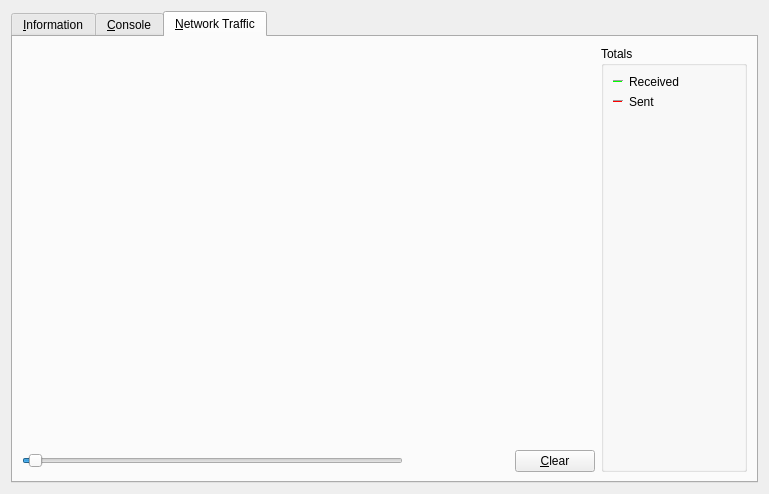
<?xml version="1.0" encoding="UTF-8"?>
<ui version="4.0">
 <class>RPCConsole</class>
 <widget class="QDialog" name="RPCConsole">
  <property name="geometry">
   <rect>
    <x>0</x>
    <y>0</y>
    <width>769</width>
    <height>494</height>
   </rect>
  </property>
  <property name="windowTitle">
   <string>Tools window</string>
  </property>
  <layout class="QVBoxLayout" name="verticalLayout_2">
   <item>
    <widget class="QTabWidget" name="tabWidget">
     <property name="currentIndex">
      <number>2</number>
     </property>
     <widget class="QWidget" name="tab_info">
      <attribute name="title">
       <string>&amp;Information</string>
      </attribute>
      <layout class="QGridLayout" name="gridLayout" columnstretch="0,0">
       <property name="horizontalSpacing">
        <number>12</number>
       </property>
       <item row="4" column="0">
        <widget class="QLabel" name="berkeleyDBVersionLabel">
         <property name="text">
          <string>Using BerkeleyDB version</string>
         </property>
         <property name="indent">
          <number>10</number>
         </property>
        </widget>
       </item>
       <item row="7" column="0">
        <widget class="QLabel" name="networkHeader">
         <property name="font">
          <font>
           <weight>75</weight>
           <bold>true</bold>
          </font>
         </property>
         <property name="text">
          <string>Network</string>
         </property>
        </widget>
       </item>
       <item row="13" column="1">
        <widget class="QLabel" name="numberOfBlocks">
         <property name="cursor">
          <cursorShape>IBeamCursor</cursorShape>
         </property>
         <property name="text">
          <string>N/A</string>
         </property>
         <property name="textFormat">
          <enum>Qt::PlainText</enum>
         </property>
         <property name="textInteractionFlags">
          <set>Qt::LinksAccessibleByMouse|Qt::TextSelectableByKeyboard|Qt::TextSelectableByMouse</set>
         </property>
        </widget>
       </item>
       <item row="8" column="0">
        <widget class="QLabel" name="networkNameLabel">
         <property name="text">
          <string>Name</string>
         </property>
        </widget>
       </item>
       <item row="6" column="0">
        <widget class="QLabel" name="startupTimeLabel">
         <property name="text">
          <string>Startup time</string>
         </property>
        </widget>
       </item>
       <item row="9" column="0">
        <widget class="QLabel" name="numberOfConnectionsLabel">
         <property name="text">
          <string>Number of connections</string>
         </property>
        </widget>
       </item>
       <item row="4" column="1">
        <widget class="QLabel" name="berkeleyDBVersion">
         <property name="cursor">
          <cursorShape>IBeamCursor</cursorShape>
         </property>
         <property name="text">
          <string>N/A</string>
         </property>
         <property name="textFormat">
          <enum>Qt::PlainText</enum>
         </property>
         <property name="textInteractionFlags">
          <set>Qt::LinksAccessibleByMouse|Qt::TextSelectableByKeyboard|Qt::TextSelectableByMouse</set>
         </property>
        </widget>
       </item>
       <item row="2" column="1">
        <widget class="QLabel" name="clientVersion">
         <property name="cursor">
          <cursorShape>IBeamCursor</cursorShape>
         </property>
         <property name="text">
          <string>N/A</string>
         </property>
         <property name="textFormat">
          <enum>Qt::PlainText</enum>
         </property>
         <property name="textInteractionFlags">
          <set>Qt::LinksAccessibleByMouse|Qt::TextSelectableByKeyboard|Qt::TextSelectableByMouse</set>
         </property>
        </widget>
       </item>
       <item row="17" column="0">
        <spacer name="verticalSpacer_2">
         <property name="orientation">
          <enum>Qt::Vertical</enum>
         </property>
         <property name="sizeHint" stdset="0">
          <size>
           <width>20</width>
           <height>20</height>
          </size>
         </property>
        </spacer>
       </item>
       <item row="3" column="1">
        <widget class="QLabel" name="openSSLVersion">
         <property name="cursor">
          <cursorShape>IBeamCursor</cursorShape>
         </property>
         <property name="text">
          <string>N/A</string>
         </property>
         <property name="textFormat">
          <enum>Qt::PlainText</enum>
         </property>
         <property name="textInteractionFlags">
          <set>Qt::LinksAccessibleByMouse|Qt::TextSelectableByKeyboard|Qt::TextSelectableByMouse</set>
         </property>
        </widget>
       </item>
       <item row="0" column="0">
        <widget class="QLabel" name="generalHeader">
         <property name="font">
          <font>
           <weight>75</weight>
           <bold>true</bold>
          </font>
         </property>
         <property name="text">
          <string>General</string>
         </property>
        </widget>
       </item>
       <item row="12" column="0">
        <widget class="QLabel" name="blockchainHeader">
         <property name="font">
          <font>
           <weight>75</weight>
           <bold>true</bold>
          </font>
         </property>
         <property name="text">
          <string>Block chain</string>
         </property>
        </widget>
       </item>
       <item row="5" column="0">
        <widget class="QLabel" name="buildDateLabel">
         <property name="text">
          <string>Build date</string>
         </property>
        </widget>
       </item>
       <item row="3" column="0">
        <widget class="QLabel" name="openSSLVersionLabel">
         <property name="text">
          <string>Using OpenSSL version</string>
         </property>
         <property name="indent">
          <number>10</number>
         </property>
        </widget>
       </item>
       <item row="5" column="1">
        <widget class="QLabel" name="buildDate">
         <property name="cursor">
          <cursorShape>IBeamCursor</cursorShape>
         </property>
         <property name="text">
          <string>N/A</string>
         </property>
         <property name="textFormat">
          <enum>Qt::PlainText</enum>
         </property>
         <property name="textInteractionFlags">
          <set>Qt::LinksAccessibleByMouse|Qt::TextSelectableByKeyboard|Qt::TextSelectableByMouse</set>
         </property>
        </widget>
       </item>
       <item row="6" column="1">
        <widget class="QLabel" name="startupTime">
         <property name="cursor">
          <cursorShape>IBeamCursor</cursorShape>
         </property>
         <property name="text">
          <string>N/A</string>
         </property>
         <property name="textFormat">
          <enum>Qt::PlainText</enum>
         </property>
         <property name="textInteractionFlags">
          <set>Qt::LinksAccessibleByMouse|Qt::TextSelectableByKeyboard|Qt::TextSelectableByMouse</set>
         </property>
        </widget>
       </item>
       <item row="2" column="0">
        <widget class="QLabel" name="clientVersionLabel">
         <property name="text">
          <string>Client version</string>
         </property>
        </widget>
       </item>
       <item row="10" column="0">
        <widget class="QLabel" name="masternodeCountLabel">
         <property name="text">
          <string>Number of Masternodes</string>
         </property>
        </widget>
       </item>
       <item row="10" column="1">
        <widget class="QLabel" name="masternodeCount">
         <property name="cursor">
          <cursorShape>IBeamCursor</cursorShape>
         </property>
         <property name="text">
          <string>N/A</string>
         </property>
        </widget>
       </item>
       <item row="1" column="1">
        <widget class="QLabel" name="clientName">
         <property name="cursor">
          <cursorShape>IBeamCursor</cursorShape>
         </property>
         <property name="text">
          <string>N/A</string>
         </property>
         <property name="textFormat">
          <enum>Qt::PlainText</enum>
         </property>
         <property name="textInteractionFlags">
          <set>Qt::LinksAccessibleByMouse|Qt::TextSelectableByKeyboard|Qt::TextSelectableByMouse</set>
         </property>
        </widget>
       </item>
       <item row="14" column="1">
        <widget class="QLabel" name="lastBlockTime">
         <property name="cursor">
          <cursorShape>IBeamCursor</cursorShape>
         </property>
         <property name="text">
          <string>N/A</string>
         </property>
         <property name="textFormat">
          <enum>Qt::PlainText</enum>
         </property>
         <property name="textInteractionFlags">
          <set>Qt::LinksAccessibleByMouse|Qt::TextSelectableByKeyboard|Qt::TextSelectableByMouse</set>
         </property>
        </widget>
       </item>
       <item row="8" column="1">
        <widget class="QLabel" name="networkName">
         <property name="cursor">
          <cursorShape>IBeamCursor</cursorShape>
         </property>
         <property name="text">
          <string>N/A</string>
         </property>
         <property name="textFormat">
          <enum>Qt::PlainText</enum>
         </property>
         <property name="textInteractionFlags">
          <set>Qt::LinksAccessibleByMouse|Qt::TextSelectableByKeyboard|Qt::TextSelectableByMouse</set>
         </property>
        </widget>
       </item>
       <item row="14" column="0">
        <widget class="QLabel" name="lastBlockTimeLabel">
         <property name="text">
          <string>Last block time</string>
         </property>
        </widget>
       </item>
       <item row="9" column="1">
        <widget class="QLabel" name="numberOfConnections">
         <property name="cursor">
          <cursorShape>IBeamCursor</cursorShape>
         </property>
         <property name="text">
          <string>N/A</string>
         </property>
         <property name="textFormat">
          <enum>Qt::PlainText</enum>
         </property>
         <property name="textInteractionFlags">
          <set>Qt::LinksAccessibleByMouse|Qt::TextSelectableByKeyboard|Qt::TextSelectableByMouse</set>
         </property>
        </widget>
       </item>
       <item row="13" column="0">
        <widget class="QLabel" name="numberOfBlocksLabel">
         <property name="text">
          <string>Current number of blocks</string>
         </property>
        </widget>
       </item>
       <item row="1" column="0">
        <widget class="QLabel" name="clientNameLabel">
         <property name="text">
          <string>Client name</string>
         </property>
        </widget>
       </item>
       <item row="11" column="0">
        <widget class="QPushButton" name="switchNetworkActiveButton">
         <property name="toolTip">
          <string>Temporarily switch network activity ON/OFF</string>
         </property>
         <property name="text">
          <string>&amp;Switch Network Activity</string>
         </property>
         <property name="autoDefault">
          <bool>false</bool>
         </property>
        </widget>
       </item>
       <item row="15" column="0">
        <widget class="QLabel" name="debugLogFileHeader">
         <property name="font">
          <font>
           <weight>75</weight>
           <bold>true</bold>
          </font>
         </property>
         <property name="text">
          <string>Debug log file</string>
         </property>
        </widget>
       </item>
       <item row="16" column="0">
        <widget class="QPushButton" name="openDebugLogfileButton">
         <property name="toolTip">
          <string>Open the IMADA debug log file from the current data directory. This can take a few seconds for large log files.</string>
         </property>
         <property name="text">
          <string>&amp;Open</string>
         </property>
         <property name="autoDefault">
          <bool>false</bool>
         </property>
        </widget>
       </item>
      </layout>
     </widget>
     <widget class="QWidget" name="tab_console">
      <attribute name="title">
       <string>&amp;Console</string>
      </attribute>
      <layout class="QVBoxLayout" name="verticalLayout_3">
       <property name="spacing">
        <number>3</number>
       </property>
       <property name="leftMargin">
        <number>30</number>
       </property>
       <property name="topMargin">
        <number>20</number>
       </property>
       <property name="rightMargin">
        <number>30</number>
       </property>
       <property name="bottomMargin">
        <number>20</number>
       </property>
       <item>
        <layout class="QHBoxLayout" name="horizontalLayout">
         <property name="spacing">
          <number>4</number>
         </property>
         <item>
          <spacer name="horizontalSpacer">
           <property name="orientation">
            <enum>Qt::Horizontal</enum>
           </property>
           <property name="sizeHint" stdset="0">
            <size>
             <width>40</width>
             <height>20</height>
            </size>
           </property>
          </spacer>
         </item>
         <item>
          <widget class="QPushButton" name="fontSmallerButton">
           <property name="toolTip">
            <string>Decrease font size</string>
           </property>
           <property name="text">
            <string/>
           </property>
           <property name="icon">
            <iconset resource="../imada.qrc">
             <normaloff>:/icons/fontsmaller</normaloff>:/icons/fontsmaller</iconset>
           </property>
           <property name="autoDefault">
            <bool>false</bool>
           </property>
           <property name="flat">
            <bool>true</bool>
           </property>
          </widget>
         </item>
         <item>
          <widget class="Line" name="vLine">
           <property name="maximumSize">
            <size>
             <width>1</width>
             <height>22</height>
            </size>
           </property>
           <property name="styleSheet">
            <string notr="true">QFrame{ background: #404041; }</string>
           </property>
           <property name="orientation">
            <enum>Qt::Vertical</enum>
           </property>
          </widget>
         </item>
         <item>
          <widget class="QPushButton" name="fontBiggerButton">
           <property name="toolTip">
            <string>Increase font size</string>
           </property>
           <property name="text">
            <string/>
           </property>
           <property name="icon">
            <iconset resource="../imada.qrc">
             <normaloff>:/icons/fontbigger</normaloff>:/icons/fontbigger</iconset>
           </property>
           <property name="autoDefault">
            <bool>false</bool>
           </property>
           <property name="flat">
            <bool>true</bool>
           </property>
          </widget>
         </item>
         <item>
          <widget class="Line" name="vLine2">
           <property name="maximumSize">
            <size>
             <width>1</width>
             <height>22</height>
            </size>
           </property>
           <property name="styleSheet">
            <string notr="true">QFrame{ background: #404041; }</string>
           </property>
           <property name="orientation">
            <enum>Qt::Vertical</enum>
           </property>
          </widget>
         </item>
         <item>
          <widget class="QPushButton" name="clearButton">
           <property name="toolTip">
            <string>Clear console</string>
           </property>
           <property name="layoutDirection">
            <enum>Qt::LeftToRight</enum>
           </property>
           <property name="text">
            <string/>
           </property>
           <property name="icon">
            <iconset resource="../imada.qrc">
             <normaloff>:/icons/remove</normaloff>:/icons/remove</iconset>
           </property>
           <property name="shortcut">
            <string notr="true">Ctrl+L</string>
           </property>
           <property name="autoDefault">
            <bool>false</bool>
           </property>
           <property name="flat">
            <bool>true</bool>
           </property>
          </widget>
         </item>
        </layout>
       </item>
       <item>
        <widget class="QTextEdit" name="messagesWidget">
         <property name="minimumSize">
          <size>
           <width>0</width>
           <height>100</height>
          </size>
         </property>
         <property name="readOnly">
          <bool>true</bool>
         </property>
         <property name="tabKeyNavigation" stdset="0">
          <bool>false</bool>
         </property>
         <property name="columnCount" stdset="0">
          <number>2</number>
         </property>
        </widget>
       </item>
       <item>
        <layout class="QHBoxLayout" name="horizontalLayoutPrompt">
         <property name="spacing">
          <number>3</number>
         </property>
         <item>
          <widget class="QPushButton" name="promptIcon">
           <property name="enabled">
            <bool>false</bool>
           </property>
           <property name="maximumSize">
            <size>
             <width>16</width>
             <height>24</height>
            </size>
           </property>
           <property name="text">
            <string/>
           </property>
           <property name="icon">
            <iconset>
             <normaloff>:/icons/prompticon</normaloff>
             <disabledoff>:/icons/prompticon</disabledoff>:/icons/prompticon</iconset>
           </property>
           <property name="iconSize">
            <size>
             <width>14</width>
             <height>14</height>
            </size>
           </property>
           <property name="autoDefault">
            <bool>false</bool>
           </property>
           <property name="flat">
            <bool>true</bool>
           </property>
          </widget>
         </item>
         <item>
          <widget class="QLineEdit" name="lineEdit">
           <property name="placeholderText">
            <string/>
           </property>
          </widget>
         </item>
        </layout>
       </item>
      </layout>
     </widget>
     <widget class="QWidget" name="tab_nettraffic">
      <attribute name="title">
       <string>&amp;Network Traffic</string>
      </attribute>
      <layout class="QHBoxLayout" name="horizontalLayout_3">
       <item>
        <layout class="QVBoxLayout" name="verticalLayout_4">
         <item>
          <widget class="TrafficGraphWidget" name="trafficGraph" native="true">
           <property name="sizePolicy">
            <sizepolicy hsizetype="Expanding" vsizetype="Expanding">
             <horstretch>0</horstretch>
             <verstretch>0</verstretch>
            </sizepolicy>
           </property>
          </widget>
         </item>
         <item>
          <layout class="QHBoxLayout" name="horizontalLayout_2">
           <item>
            <widget class="QSlider" name="sldGraphRange">
             <property name="minimum">
              <number>1</number>
             </property>
             <property name="maximum">
              <number>288</number>
             </property>
             <property name="pageStep">
              <number>12</number>
             </property>
             <property name="value">
              <number>6</number>
             </property>
             <property name="orientation">
              <enum>Qt::Horizontal</enum>
             </property>
            </widget>
           </item>
           <item>
            <widget class="QLabel" name="lblGraphRange">
             <property name="minimumSize">
              <size>
               <width>100</width>
               <height>0</height>
              </size>
             </property>
             <property name="alignment">
              <set>Qt::AlignCenter</set>
             </property>
            </widget>
           </item>
           <item>
            <widget class="QPushButton" name="btnClearTrafficGraph">
             <property name="text">
              <string>&amp;Clear</string>
             </property>
             <property name="autoDefault">
              <bool>false</bool>
             </property>
            </widget>
           </item>
          </layout>
         </item>
        </layout>
       </item>
       <item>
        <layout class="QVBoxLayout" name="verticalLayout">
         <item>
          <widget class="QGroupBox" name="groupBox">
           <property name="title">
            <string>Totals</string>
           </property>
           <layout class="QVBoxLayout" name="verticalLayout_5">
            <item>
             <layout class="QHBoxLayout" name="horizontalLayout_4">
              <item>
               <widget class="Line" name="line">
                <property name="sizePolicy">
                 <sizepolicy hsizetype="Fixed" vsizetype="Fixed">
                  <horstretch>0</horstretch>
                  <verstretch>0</verstretch>
                 </sizepolicy>
                </property>
                <property name="minimumSize">
                 <size>
                  <width>10</width>
                  <height>0</height>
                 </size>
                </property>
                <property name="palette">
                 <palette>
                  <active>
                   <colorrole role="Light">
                    <brush brushstyle="SolidPattern">
                     <color alpha="255">
                      <red>0</red>
                      <green>255</green>
                      <blue>0</blue>
                     </color>
                    </brush>
                   </colorrole>
                  </active>
                  <inactive>
                   <colorrole role="Light">
                    <brush brushstyle="SolidPattern">
                     <color alpha="255">
                      <red>0</red>
                      <green>255</green>
                      <blue>0</blue>
                     </color>
                    </brush>
                   </colorrole>
                  </inactive>
                  <disabled>
                   <colorrole role="Light">
                    <brush brushstyle="SolidPattern">
                     <color alpha="255">
                      <red>0</red>
                      <green>255</green>
                      <blue>0</blue>
                     </color>
                    </brush>
                   </colorrole>
                  </disabled>
                 </palette>
                </property>
                <property name="orientation">
                 <enum>Qt::Horizontal</enum>
                </property>
               </widget>
              </item>
              <item>
               <widget class="QLabel" name="label_16">
                <property name="text">
                 <string>Received</string>
                </property>
               </widget>
              </item>
              <item>
               <widget class="QLabel" name="lblBytesIn">
                <property name="minimumSize">
                 <size>
                  <width>50</width>
                  <height>0</height>
                 </size>
                </property>
                <property name="alignment">
                 <set>Qt::AlignRight|Qt::AlignTrailing|Qt::AlignVCenter</set>
                </property>
               </widget>
              </item>
             </layout>
            </item>
            <item>
             <layout class="QHBoxLayout" name="horizontalLayout_5">
              <item>
               <widget class="Line" name="line_2">
                <property name="sizePolicy">
                 <sizepolicy hsizetype="Fixed" vsizetype="Fixed">
                  <horstretch>0</horstretch>
                  <verstretch>0</verstretch>
                 </sizepolicy>
                </property>
                <property name="minimumSize">
                 <size>
                  <width>10</width>
                  <height>0</height>
                 </size>
                </property>
                <property name="palette">
                 <palette>
                  <active>
                   <colorrole role="Light">
                    <brush brushstyle="SolidPattern">
                     <color alpha="255">
                      <red>255</red>
                      <green>0</green>
                      <blue>0</blue>
                     </color>
                    </brush>
                   </colorrole>
                  </active>
                  <inactive>
                   <colorrole role="Light">
                    <brush brushstyle="SolidPattern">
                     <color alpha="255">
                      <red>255</red>
                      <green>0</green>
                      <blue>0</blue>
                     </color>
                    </brush>
                   </colorrole>
                  </inactive>
                  <disabled>
                   <colorrole role="Light">
                    <brush brushstyle="SolidPattern">
                     <color alpha="255">
                      <red>255</red>
                      <green>0</green>
                      <blue>0</blue>
                     </color>
                    </brush>
                   </colorrole>
                  </disabled>
                 </palette>
                </property>
                <property name="orientation">
                 <enum>Qt::Horizontal</enum>
                </property>
               </widget>
              </item>
              <item>
               <widget class="QLabel" name="label_17">
                <property name="text">
                 <string>Sent</string>
                </property>
               </widget>
              </item>
              <item>
               <widget class="QLabel" name="lblBytesOut">
                <property name="minimumSize">
                 <size>
                  <width>50</width>
                  <height>0</height>
                 </size>
                </property>
                <property name="alignment">
                 <set>Qt::AlignRight|Qt::AlignTrailing|Qt::AlignVCenter</set>
                </property>
               </widget>
              </item>
             </layout>
            </item>
            <item>
             <spacer name="verticalSpacer_4">
              <property name="orientation">
               <enum>Qt::Vertical</enum>
              </property>
              <property name="sizeHint" stdset="0">
               <size>
                <width>20</width>
                <height>407</height>
               </size>
              </property>
             </spacer>
            </item>
           </layout>
          </widget>
         </item>
        </layout>
       </item>
      </layout>
     </widget>
    </widget>
   </item>
  </layout>
 </widget>
 <customwidgets>
  <customwidget>
   <class>TrafficGraphWidget</class>
   <extends>QWidget</extends>
   <header>trafficgraphwidget.h</header>
   <container>1</container>
   <slots>
    <slot>clear()</slot>
   </slots>
  </customwidget>
 </customwidgets>
 <resources>
  <include location="../imada.qrc"/>
 </resources>
 <connections/>
</ui>
